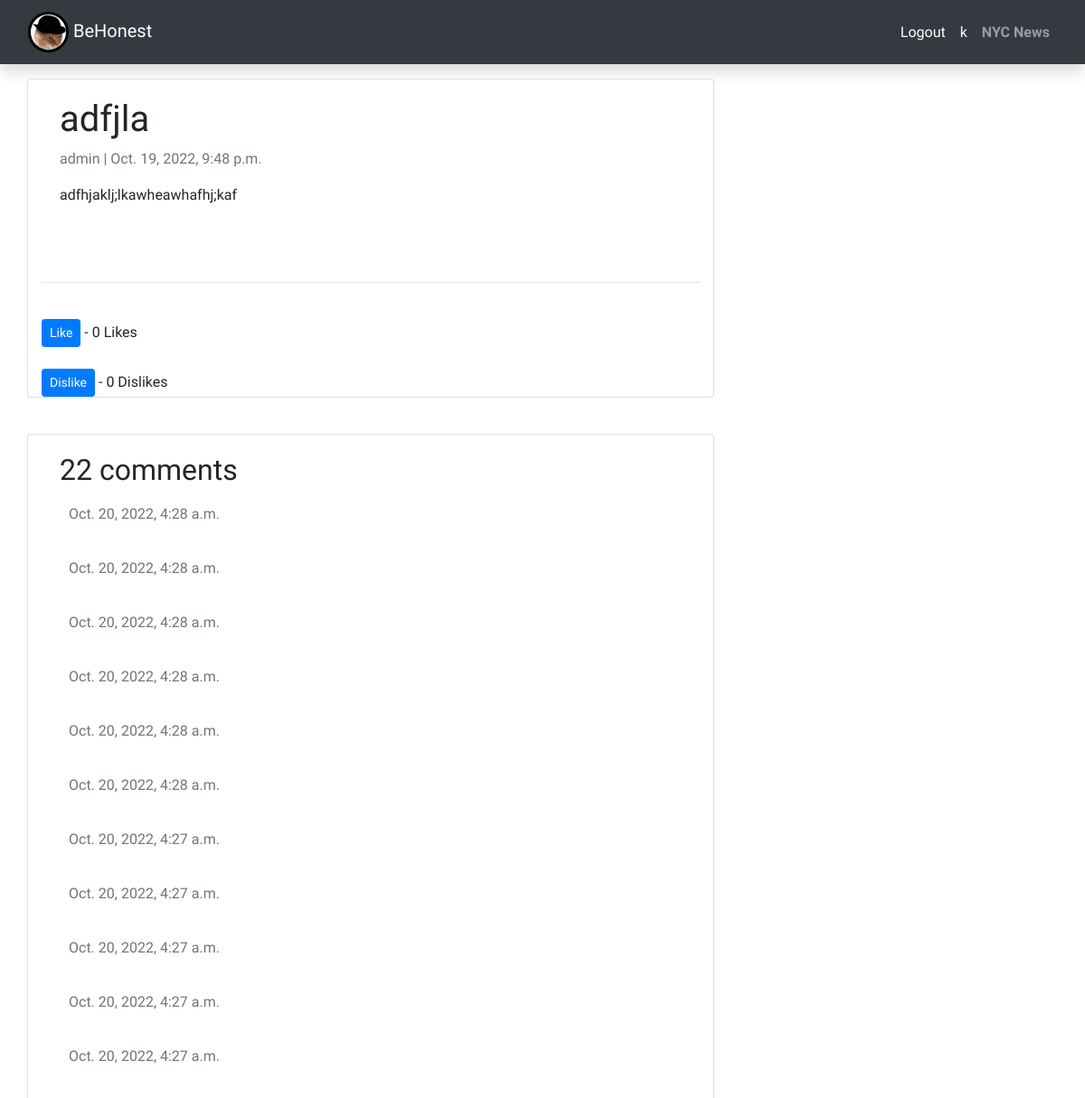
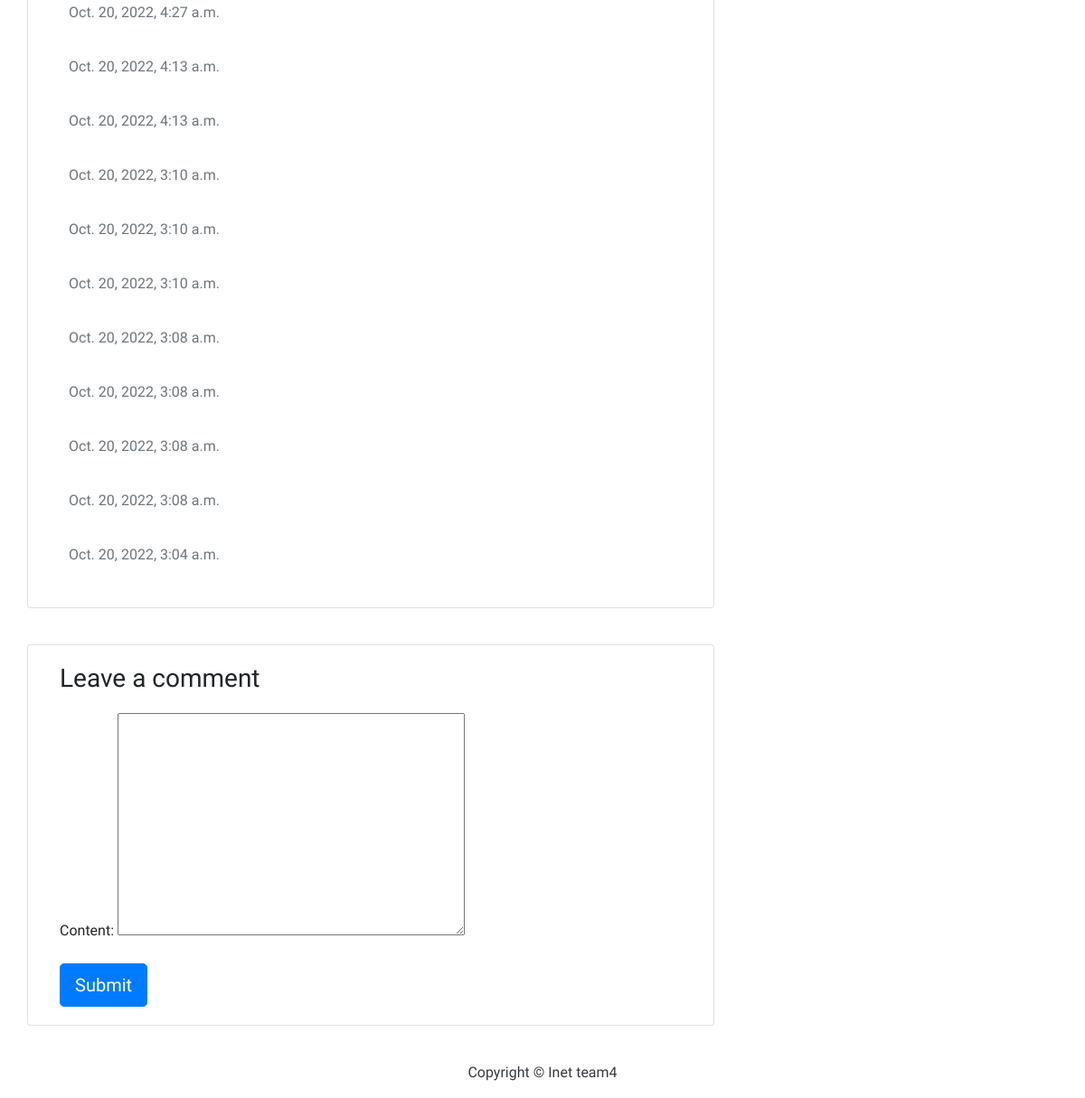
Screenshot of /home/1/ (signed in) with the database file from the repository (2 pictures, top to bottom).
### post/models.py (models this page shows, shortened)
class Post(models.Model):
    title = models.CharField(max_length=200)
    author = models.ForeignKey(
        User, on_delete=models.CASCADE, related_name="blog_posts"
    )
    content = models.TextField()
    created_on = models.DateTimeField(auto_now_add=True)
    likes = models.ManyToManyField(User, related_name="post_post")
    dislikes = models.ManyToManyField(User, related_name="blog_post")
    class Meta:
        ordering = ["-created_on"]
    def total_likes(self):
        return self.likes.count()
    def total_dislikes(self):
        return self.dislikes.count()

class Comment(models.Model):
    post = models.ForeignKey(Post, on_delete=models.CASCADE, related_name="comments")
    author = models.ForeignKey(
        User, default=User.objects.first().id, on_delete=models.CASCADE
    )
    content = models.TextField()
    created_on = models.DateTimeField(auto_now_add=True)
    active = models.BooleanField(default=True)
    class Meta:
        ordering = ["created_on"]

### post/views.py (the view)
# urls.py: path("<int:id>/", views.post_detail, name="post_detail"),
def post_detail(request, id):
    template_name = "post_detail.html"
    post = get_object_or_404(Post, id=id)
    comments = post.comments.filter(active=True).order_by("-created_on")
    new_comment = None
    post.liked = False
    post.disliked = False
    if post.likes.filter(id=request.user.id).exists():
        post.liked = True
    if post.dislikes.filter(id=request.user.id).exists():
        post.disliked = True
    if request.method == "POST":
        comment_form = CommentForm(data=request.POST)
        if comment_form.is_valid():
            new_comment = comment_form.save(commit=False)
            new_comment.post = post
            new_comment.save()
    else:
        comment_form = CommentForm()
    return render(
        request,
        template_name,
        {
            "post": post,
            "comments": comments,
            "new_comment": new_comment,
            "comment_form": comment_form,
        },
    )

### post/forms.py
class CommentForm(forms.ModelForm):
    class Meta:
        model = Comment
        fields = ("content",)

### post/templates/post_detail.html (shortened to what this page needs)
{% extends 'base.html' %} {% block content %}
<div class="container">
  <div class="row">
    <div class="col-md-8 card mb-4  mt-3 left  top">
      <div class="card-body">
        <h1>{% block title %} {{ post.title }} {% endblock title %}</h1>
        <p class=" text-muted">{{ post.author }} | {{ post.created_on }}</p>
        <p class="card-text ">{{ post.content | safe }}</p>
      </div>
      <br/><br/>
      <hr>
    <br/>
    <form action="{% url 'post:like_post' post.pk %}" method="POST">
      {% if post.liked %}
        <button type="submit", name="post_id", value="{{ post.id }}", class="btn btn-danger btn-sm">Unlike</button>
      {% else %}
        <button type="submit", name="post_id", value="{{ post.id }}", class="btn btn-primary btn-sm">Like</button>
      {% endif %}
      - {{ post.total_likes }} Likes
    </form>
    <br/>
    <form action="{% url 'post:dislike_post' post.pk %}" method="POST">
      {% if post.disliked %}
        <button type="submit", name="post_id", value="{{ post.id }}", class="btn btn-danger btn-sm">Undislike</button>
      {% else %}
        <button type="submit", name="post_id", value="{{ post.id }}", class="btn btn-primary btn-sm">Dislike</button>
      {% endif %}
      - {{ post.total_dislikes }} Dislikes
    </form>
    </div>
    <div class="col-md-8 card mb-4  mt-3 ">
      <div class="card-body">
        <h2>{{ comments.count }} comments</h2>
        {% for comment in comments %}
        <div class="comments" style="padding: 10px;">
          <p class="font-weight-bold">
            <span class=" text-muted font-weight-normal">
              {{ comment.created_on }}
            </span>
          </p>
        </div>
        {% endfor %}
      </div>
    </div>
    <div class="col-md-8 card mb-4  mt-3 ">
      <div class="card-body">
        {% if new_comment %}
        <div class="alert alert-success" role="alert">
          Your comment is awaiting moderation
        </div>
        {% else %}
        <h3>Leave a comment</h3>
        <form method="post" style="margin-top: 1.3em;">
          {{ comment_form.as_p }}
          <button type="submit" class="btn btn-primary  btn-lg">Submit</button>
        </form>
        {% endif %}
      </div>
    </div>
  </div>
</div>
{% endblock content %}

### post/templates/base.html (shortened to what this page needs)
<!DOCTYPE html>
{% load static %}
<html>
  <head>
    <link rel="stylesheet" href="https://stackpath.bootstrapcdn.com/bootstrap/4.4.1/css/bootstrap.min.css">
    <link rel="stylesheet" href = {% static 'styles.css' %}>
  </head>
  <body>
    {% if user.is_authenticated %}
    <nav class="navbar navbar-expand-lg navbar-dark bg-dark shadow" id="mainNav">
      <div class="container-fluid">
        <a class="navbar-brand" href="{% url 'post:base' %}">
          <img src="{% static 'img/Febee.png' %}" alt="Febee" class="logo">
          BeHonest
        </a>
        <div class="collapse navbar-collapse" id="navbarResponsive">
          <ul class="navbar-nav ml-auto">
              <li class="nav-item">
                <a class="nav-link text-white" href="{% url 'main:logout' %}">Logout</a>
              </li>
              <li class="nav-item">
                <a class="nav-link text-white" href="/home/profile/{{user.username}}">{{user.username}}</a>
              </li>
              <div class="collapse navbar-collapse" id="navbarResponsive">
                <ul class="navbar-nav ml-auto">
                    <a
                      class="nav-link text-black font-weight-bold"
                      href="/news"
                      >NYC News</a
                    >
                </ul>
              </div>
          </ul>
        </div>
        </div>
    </nav>
              {% block content %}{% endblock content %}
    {% else %}
      <p class="text-center">Don't have an account? <a href="register">Create an account</a>.</p>
    </div>
    {% endif %}
    <footer class="py-3 bg-grey">
              <p class="m-0 text-dark text-center ">Copyright &copy; Inet team4</p>
    </footer>
  </body>
</html>

### static/styles.css (style rules this page uses)
* { font-family: 'Oswald', sans-serif; }
.logo { border-radius: 50%; background-position: center; background-size: cover; width: 45px; height: 45px; border: 3px solid; color: black; }

### rows the page displays
Post: title "adfjla", author "admin", created_on "Oct. 19, 2022, 9:48 p.m.", content "adfhjaklj;lkawheawhafhj;kaf", total_likes "0", total_dislikes "0"
Comment: created_on "Oct. 20, 2022, 4:28 a.m."
Comment: created_on "Oct. 20, 2022, 4:28 a.m."
Comment: created_on "Oct. 20, 2022, 4:28 a.m."
Comment: created_on "Oct. 20, 2022, 4:28 a.m."
Comment: created_on "Oct. 20, 2022, 4:28 a.m."
Comment: created_on "Oct. 20, 2022, 4:28 a.m."
Comment: created_on "Oct. 20, 2022, 4:27 a.m."
Comment: created_on "Oct. 20, 2022, 4:27 a.m."
Comment: created_on "Oct. 20, 2022, 4:27 a.m."
Comment: created_on "Oct. 20, 2022, 4:27 a.m."
Comment: created_on "Oct. 20, 2022, 4:27 a.m."
Comment: created_on "Oct. 20, 2022, 4:27 a.m."
Comment: created_on "Oct. 20, 2022, 4:13 a.m."
Comment: created_on "Oct. 20, 2022, 4:13 a.m."
Comment: created_on "Oct. 20, 2022, 3:10 a.m."
Comment: created_on "Oct. 20, 2022, 3:10 a.m."
Comment: created_on "Oct. 20, 2022, 3:10 a.m."
Comment: created_on "Oct. 20, 2022, 3:08 a.m."
Comment: created_on "Oct. 20, 2022, 3:08 a.m."
Comment: created_on "Oct. 20, 2022, 3:08 a.m."
Comment: created_on "Oct. 20, 2022, 3:08 a.m."
Comment: created_on "Oct. 20, 2022, 3:04 a.m."

### other values shown
{{ user.username }} "k"
{{ comments.count }} "22"
